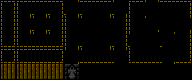

Tiled map render using the project's own tile images. Description and the whole map definition, tile-layer contents included, below:
An orthogonal 24x10 tile map with 8x8 px tiles, 1 tile layer (Tile Layer 1).

<map version="1.10" tiledversion="1.10.2" orientation="orthogonal" renderorder="right-down" width="24" height="10" tilewidth="8" tileheight="8" infinite="0" nextlayerid="3" nextobjectid="1">
 <tileset firstgid="1" name="tileset" tilewidth="8" tileheight="8" tilecount="240" columns="24">
  <image source="sample game/wall5.png" width="192" height="80" />
 </tileset>
 <layer id="1" name="Tile Layer 1" width="24" height="10">
  <data encoding="csv">
145,146,145,150,149,150,149,146,115,54,149,150,149,150,53,116,145,150,53,54,149,150,149,146,
73,74,73,78,77,78,77,74,77,78,77,140,139,78,77,78,73,140,139,140,139,140,139,74,
49,50,49,54,53,54,53,50,49,54,53,116,115,54,53,50,49,116,53,116,69,70,115,54,
73,74,73,78,77,78,77,74,73,140,139,140,139,140,139,74,73,140,139,78,93,94,139,78,
49,50,49,54,53,54,53,50,49,116,115,116,115,116,115,50,53,116,115,116,115,54,115,50,
169,170,169,174,173,174,173,170,73,78,77,140,139,78,77,74,77,140,139,140,77,140,139,74,
145,146,145,150,149,150,149,146,53,54,53,116,115,54,53,54,49,116,115,116,115,116,115,50,
169,170,169,174,173,174,173,170,139,78,173,174,173,174,77,140,169,174,173,174,77,78,173,170,
193,194,195,196,197,198,199,200,201,202,203,204,205,206,207,208,209,210,211,212,213,214,215,216,
217,218,219,220,221,222,223,224,225,226,227,228,229,230,231,232,233,234,235,236,237,238,239,240
</data>
 </layer>
</map>
